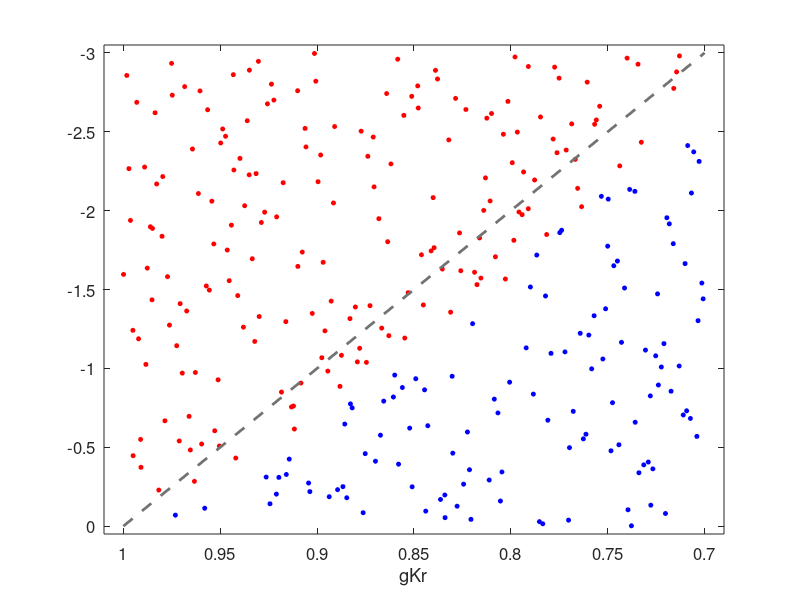
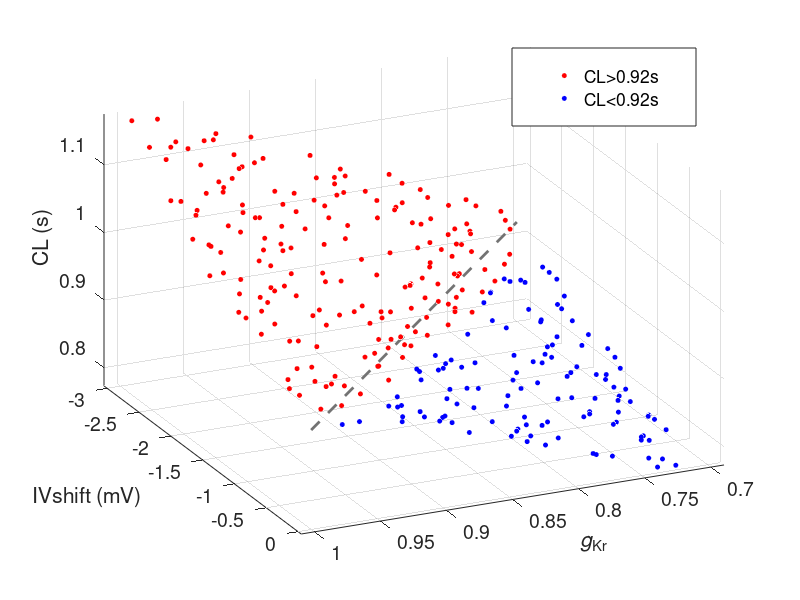
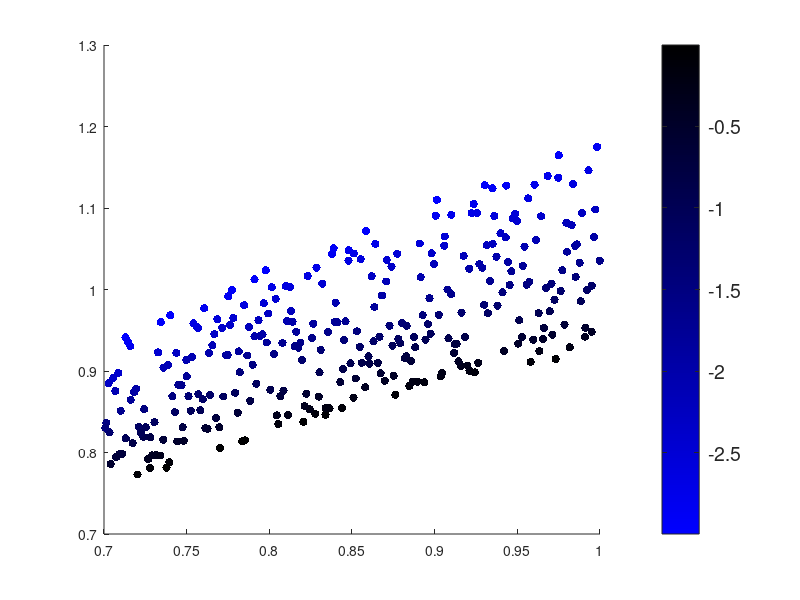

MATLAB code to generate these figures, in order: (Note: this script raises an error after producing the figures.)
% Script reproduces Figure5
% Corresponding data are in files 'Figure5_data'

% All input parameters values of the model are saved in the 'parameters'
% Matlab structure. 

% All features of the AP are saved in the 'biomarkers' structure. 

% For Figure5, parameters IHerg_shift_pa (IVshift) and x_g_Kr (gKr) 
% and biomarker CL have variable values, other parameters are constant 

clear
close all

x1 = load('Figure5_data');

allgkr=[];
allshift=[];
allCL=[];

allAPD = [];
allAPA = [];
allMDP1 = [];
allDDR = [];
allDDR100 = [];


% BLCLthresh = 0.69;
BLCLthresh = 0.92;
% vagCLthresh = 1.27;
% sympCLthresh = 0.69;


tickgkr = [0.7 0.75 0.8 0.85 0.9 0.95 1];

thresh = BLCLthresh;
% thresh = 0;

for st = 1:length(x1.parameters)
    
    allgkr = [allgkr; x1.parameters(st).x_g_Kr];
    allshift = [allshift; x1.parameters(st).IHerg_shift_pa];
    allCL = [allCL; x1.biomarkers(st).CL];
    
    allAPD = [allAPD; x1.biomarkers(st).APD90];
    allMDP1 = [allMDP1; x1.biomarkers(st).MDP1];
    allDDR = [allDDR; x1.biomarkers(st).DDR];
    allDDR100 = [allDDR100; x1.biomarkers(st).DDR100];
    
end

%%%%%%%%%%%%%%%%%%%%%%%%%%%

% allCL = allCL-BLCLthresh;

ff1 = find(allCL>thresh);
ff2 = find(allCL<=thresh);

p11=plot(allgkr(ff1),allshift(ff1),'ro');
hold on
p12=plot(allgkr(ff2),allshift(ff2),'bo');    
    
set(p11,'markersize',3,'markerfacecolor','r');
set(p12,'markersize',3,'markerfacecolor','b');
axis tight

set(gca,'xlim',[0.69 1.01])
set(gca,'ylim',[-3.05 0.05])
set(gca,'xtick',tickgkr,'xticklabel',tickgkr)
xlabel('gKr')

set(gca,'fontsize',12)
view(180,90)

hold on
ll=line([1 0.7],[0 -3]);
set(ll,'color',[0.45 0.45 0.45],'linestyle','--','linewidth',2)
% print -dtiff -r300dpi 2dgKrV12_12.tiff

clear st

%%%%%%%%

f1=figure;

ff1_2 = (allCL>thresh);
ff2_2 = (allCL<=thresh);

p21=plot3(allgkr(ff1_2),allshift(ff1_2),allCL(ff1_2),'ro');
hold on
p22=plot3(allgkr(ff2_2),allshift(ff2_2),allCL(ff2_2),'bo');
view(155,31)
ll=legend('CL>0.92s','CL<0.92s');
set(ll,'position',[0.64 0.79 0.23 0.13],'fontsize',14)

ax = axis;
ll2 = plot3([1 0.7],[0 -3],[0.92 0.92],'HandleVisibility','off');
set(ll2,'color',[0.45 0.45 0.45],'linestyle','--','linewidth',2)

set(p21,'markersize',3,'markerfacecolor','r');
set(p22,'markersize',3,'markerfacecolor','b');
axis tight

set(gca,'xlim',[0.69 1.01])
set(gca,'ylim',[-3.05 0.05])
set(gca,'xtick',tickgkr,'xticklabel',tickgkr)
xlabel('{\it g}_{Kr}')
ylabel('IVshift (mV)')
zlabel('CL (s)')
% title('Ko: 4.0 mmol/l')

v1=[min(allCL(ff1_2)); max(allCL(ff1_2)); mean(allCL(ff1_2)); median(allCL(ff1_2))];
v2=[min(allCL(ff2_2)); max(allCL(ff2_2)); mean(allCL(ff2_2)); median(allCL(ff2_2))];
    
[v1 v2]

set(gca,'fontsize',14)

grid on

% print -dtiff -r300dpi 2dgKrV12_22_3.tiff

%%%%%%%%%%%%%%%%%%

%%%%%%%%%%%%%%%%%%%%%%%%%%%%%%%%%

figure
sc=scatter(allgkr,allCL,[],allshift,'filled');

% color = [ones(200,1),(200-1:-1:0)'/199,zeros(200,1)];
color = [zeros(200,1),zeros(200,1),(200-1:-1:0)'/199];
colormap(color);

cb=colorbar;
set(cb,'Limits',[-3.01 0.01],'fontsize',14);
set(cb,'ticks',[-3 -1.5 0])
set(cb,'position',[0.22 0.63 0.03 0.26],'axislocation','in')

set(gca,'xlim',[0.69 1.01])
set(gca,'ylim',[0.74 1.21])

xlabel('{\it g}_{Kr}')
ylabel('CL (s)')

set(gca,'fontsize',14)

set(gca,'xtick',[0.7 0.8 0.9 1],'ytick',[0.8 0.9 1 1.1 1.2])

tb = annotation('textbox');
tb.FontSize = 14;
tb.Position = [0.2,0.91,0.27,0.07];
tb.EdgeColor = 'none';
tb.String = {'IVshift (mV)'};

ll=line([0.7 1],[0.92 0.92]);
set(ll,'color','r','linestyle','--','linewidth',2)

% print -dtiff -r300dpi 2dgKrV12_5.tiff

